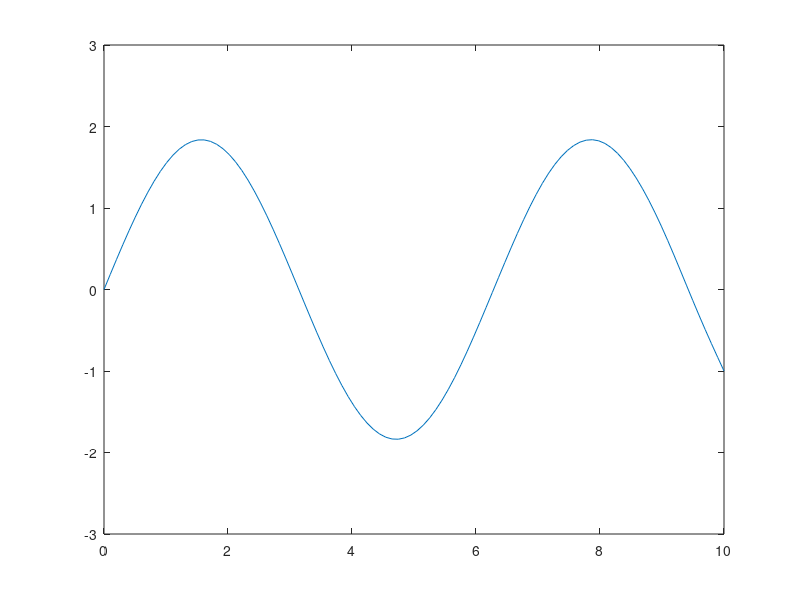

Write the MATLAB code that produced this figure.
N = 20;
L = 10;
xStep = 100;
tStep = 100;
maxTime = 100;
x = linspace(0,L,xStep);
t = linspace(0,maxTime,tStep);
omega = 3;
c = 3;
w = @(x,t) x*sin(omega*t)/L;
X = @(x,n) sin(n*x*pi/L);
C = @(n)(L/(n*pi*c))*((2*omega/(n*pi))*((-1)^n-1) - 2*(-1)^n*omega^3*L^2/(n*pi*(L^2*omega^2 - n^2*pi^2*c^2)));
D = @(n) 2*(-1)^n*omega^2*L^2/(n*pi*(L^2*omega^2-n^2*pi^2*c^2));
T = @(t,n) C(n)*sin(n*pi*c*t/L) + D(n)*sin(omega*t);
u = zeros(xStep,tStep);

for a = 1:xStep
    for b = 1:tStep
        u(a,b) = w(x(a),t(b));
        for i = 1:N
            u(a,b) = u(a,b) + X(x(a),i)*T(t(b),i);
        end
    end
end
    
for i = 1:tStep
    plot(x,u(:,i));
    axis([0,L,-3,3]);
    pause(0.1)
end